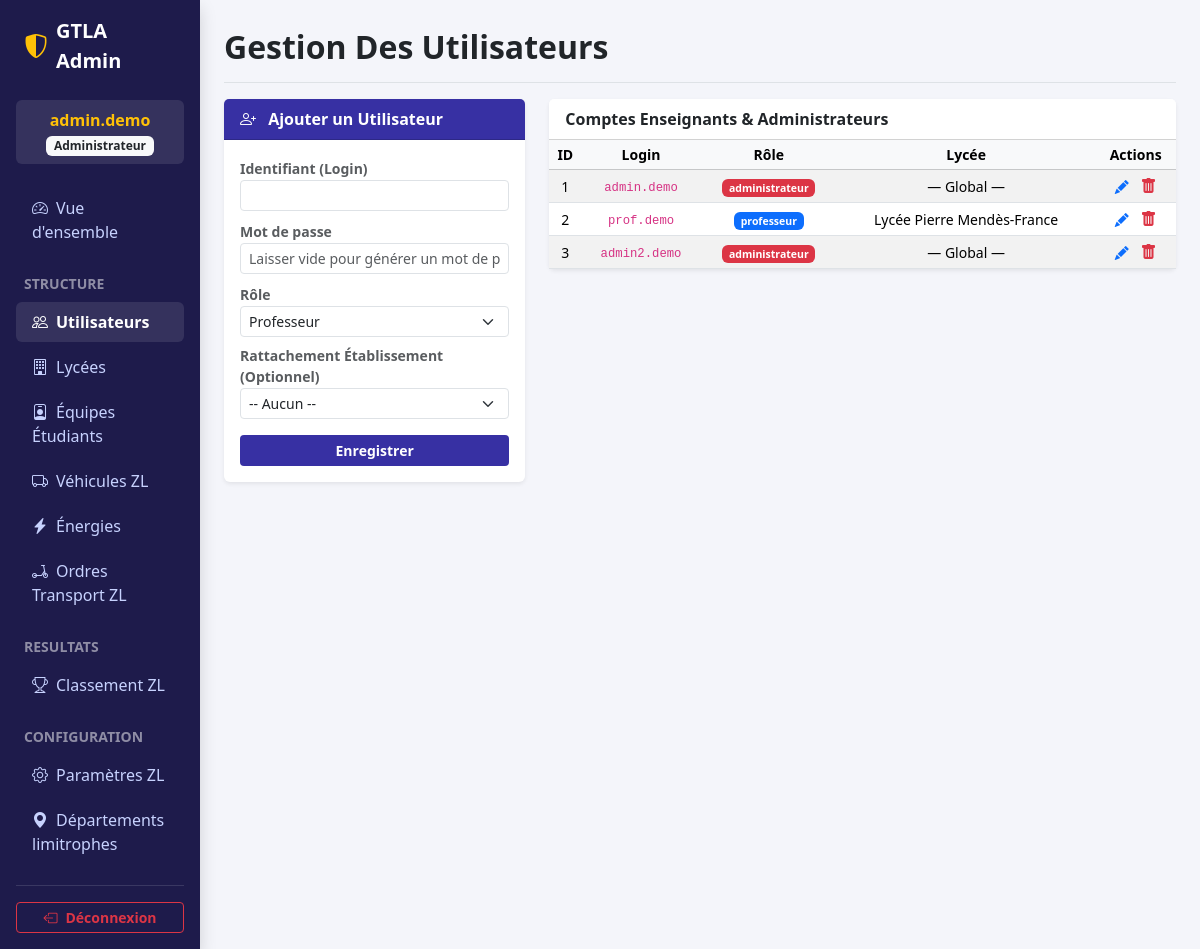
Screenshot of /admin/?section=utilisateurs (signed in) with the database file from the repository.
### tables this page shows
CREATE TABLE `utilisateurs` (
  `id_utilisateur` int(11) NOT NULL,
  `identifiant` varchar(50) NOT NULL,
  `mot_de_passe` varchar(255) NOT NULL,
  `role` enum('professeur','administrateur') NOT NULL DEFAULT 'professeur',
  `id_lycee` int(11) DEFAULT NULL,
  `date_creation` timestamp NOT NULL DEFAULT current_timestamp()
);

CREATE TABLE `lycees` (
  `id_lycee` int(11) NOT NULL,
  `nom_lycee` varchar(100) NOT NULL,
  `ville` varchar(100) DEFAULT NULL
);

### admin/includes/utilisateurs.php (the view, shortened to what this page needs)
<?php
$users = $pdo->query("SELECT u.*, l.nom_lycee FROM utilisateurs u LEFT JOIN lycees l ON u.id_lycee = l.id_lycee ORDER BY u.id_utilisateur ASC")->fetchAll();
$edit_user = null;
?>
<div class="row g-4">
    <div class="col-md-4">
        <div class="card border-0 shadow-sm">
            <div class="card-header bg-admin-header text-white fw-bold">
                <?= $edit_user ? '<i class="bi bi-pencil-square me-2"></i> Modifier' : '<i class="bi bi-person-plus me-2"></i> Ajouter' ?> un Utilisateur
            </div>
            <div class="card-body">
                <form action="actions.php?action=save_utilisateur" method="POST">
                    <div class="mb-2"><label class="small fw-bold text-muted">Identifiant (Login)</label><input type="text" name="identifiant" class="form-control form-control-sm" value="<?= htmlspecialchars($edit_user['identifiant'] ?? '') ?>" required></div>
                    <div class="mb-2">
                        <label class="small fw-bold text-muted">Mot de passe</label>
                        <input type="password" name="mot_de_passe" class="form-control form-control-sm" placeholder="<?= $edit_user ? 'Laisser vide pour ne pas changer' : 'Laisser vide pour générer un mot de passe' ?>">
                    </div>
                    <div class="mb-2">
                        <label class="small fw-bold text-muted">Rôle</label>
                        <select name="role" class="form-select form-select-sm">
                            <option value="professeur" <?= isset($edit_user) && $edit_user['role'] === 'professeur' ? 'selected' : '' ?>>Professeur</option>
                        </select>
                    </div>
                    <div class="mb-3">
                        <label class="small fw-bold text-muted">Rattachement Établissement (Optionnel)</label>
                        <select name="id_lycee" class="form-select form-select-sm">
                            <option value="">-- Aucun --</option>
                        </select>
                    </div>
                    <button type="submit" class="btn btn-indigo btn-sm w-100 fw-bold">Enregistrer</button>
                </form>
            </div>
        </div>
    </div>
    <div class="col-md-8">
        <div class="card border-0 shadow-sm">
            <div class="card-header bg-white fw-bold">Comptes Enseignants & Administrateurs</div>
            <div class="table-responsive">
                <table class="table table-striped table-hover align-middle mb-0 table-sm small text-center">
                    <thead class="table-light">
                        <tr><th>ID</th><th>Login</th><th>Rôle</th><th>Lycée</th><th>Actions</th></tr>
                    </thead>
                    <tbody>
                        <?php foreach($users as $u): ?>
                        <tr>
                            <td><?= $u['id_utilisateur'] ?></td>
                            <td><code><?= htmlspecialchars($u['identifiant']) ?></code></td>
                            <td><span class="badge <?= $u['role'] === 'administrateur' ? 'bg-danger' : 'bg-primary' ?>"><?= htmlspecialchars($u['role']) ?></span></td>
                            <td><?= htmlspecialchars($u['nom_lycee'] ?? '— Global —') ?></td>
                            <td>
                                <a href="?section=utilisateurs&edit=<?= $u['id_utilisateur'] ?>" class="text-primary me-2"><i class="bi bi-pencil-fill"></i></a>
                                <form action="actions.php" method="POST" class="d-inline" onsubmit="return confirm('Supprimer cet utilisateur ?');">
                                    <button type="submit" class="btn btn-link text-danger p-0 border-0 align-baseline"><i class="bi bi-trash-fill"></i></button>
                                </form>
                            </td>
                        </tr>
                        <?php endforeach; ?>
                    </tbody>
                </table>
            </div>
        </div>
    </div>
</div>

### admin/index.php (style rules this page uses)
:root { --admin-primary: #3730a3; --admin-sidebar: #1e1b4b; --admin-light: #f4f5fa; }
body { background-color: var(--admin-light); }
.bg-admin-header { background-color: var(--admin-primary) !important; }
.btn-indigo { background-color: var(--admin-primary); color: white; }

### rows the page displays
utilisateurs: id_utilisateur "1", identifiant "admin.demo", role "administrateur", nom_lycee "— Global —"
utilisateurs: id_utilisateur "2", identifiant "prof.demo", role "professeur", id_lycee.nom_lycee "Lycée Pierre Mendès-France"
utilisateurs: id_utilisateur "3", identifiant "admin2.demo", role "administrateur", nom_lycee "— Global —"

### other values shown
$_SESSION['admin_identifiant'] "admin.demo"
$_SESSION['admin_role'] "Administrateur"
